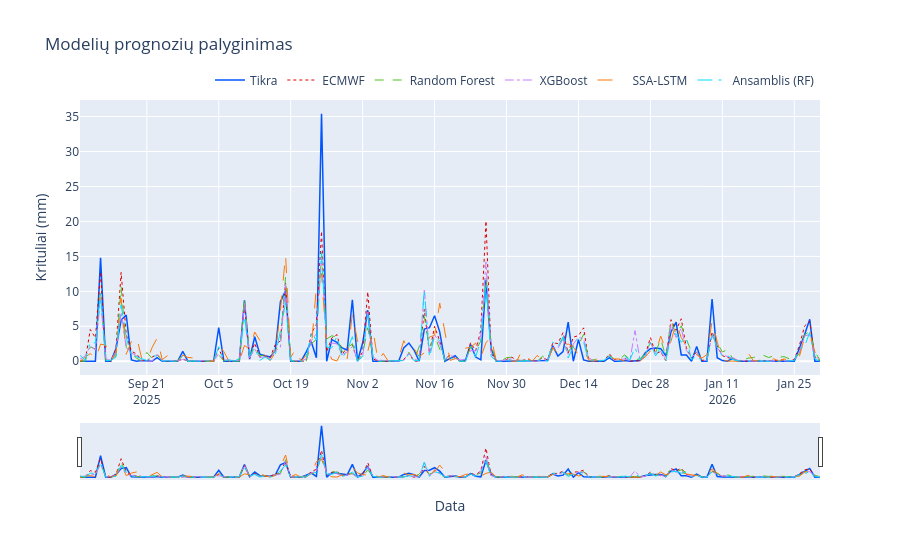

The cell this chart's notebook holds for it:
### Code cell
plot_prognozes_plotly(df_final, MODEL_COLS_ENS)

### Figure 1 — Plotly figure (JSON) as saved in the notebook; plotly's stock layout.template omitted (floating-point values rounded to 4 significant figures; data arrays with more than 128 entries replaced by an {"elided": "..."} marker saying what was removed)
{"data": [{"line": {"color": "#0055ff", "width": 1.5}, "name": "Tikra", "type": "scatter", "x": {"elided": "145 str values"}, "y": {"elided": "145 float values"}}, {"line": {"color": "#de0000", "dash": "dot", "width": 1}, "name": "ECMWF", "type": "scatter", "x": {"elided": "145 str values"}, "y": {"elided": "145 float values"}}, {"line": {"color": "#4dc11c", "dash": "dash", "width": 1}, "name": "Random Forest", "type": "scatter", "x": {"elided": "145 str values"}, "y": {"elided": "145 float values"}}, {"line": {"color": "#c77cff", "dash": "dashdot", "width": 1}, "name": "XGBoost", "type": "scatter", "x": {"elided": "145 str values"}, "y": {"elided": "145 float values"}}, {"line": {"color": "#ff7700", "dash": "longdash", "width": 1}, "name": "SSA-LSTM", "type": "scatter", "x": {"elided": "145 str values"}, "y": {"elided": "145 float values"}}, {"line": {"color": "#00DDFF", "dash": "longdashdot", "width": 1}, "name": "Ansamblis (RF)", "type": "scatter", "x": {"elided": "145 str values"}, "y": {"elided": "145 float values"}}], "layout": {"hovermode": "x unified", "legend": {"orientation": "h", "x": 1, "xanchor": "right", "y": 1.02, "yanchor": "bottom"}, "title": {"text": "Modelių prognozių palyginimas"}, "xaxis": {"rangeslider": {"visible": true}, "title": {"text": "Data"}}, "yaxis": {"title": {"text": "Krituliai (mm)"}}}}
